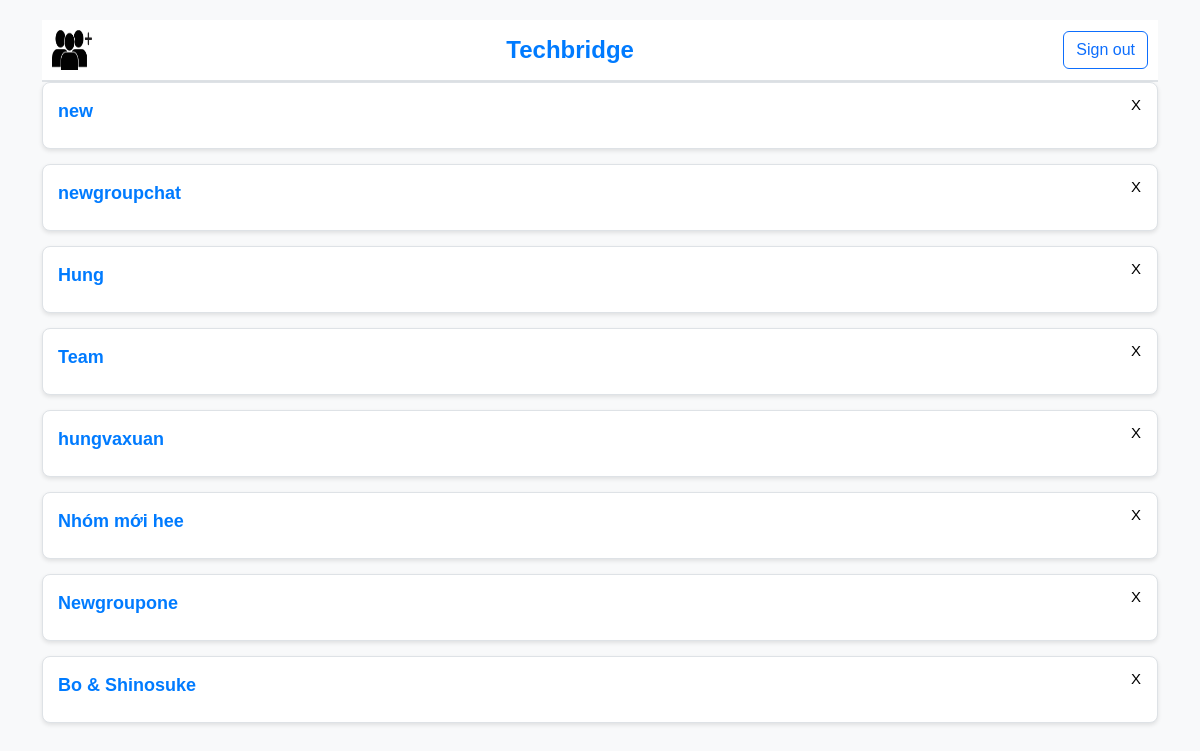
Before: /dashboard/ (signed in) with the older database file.
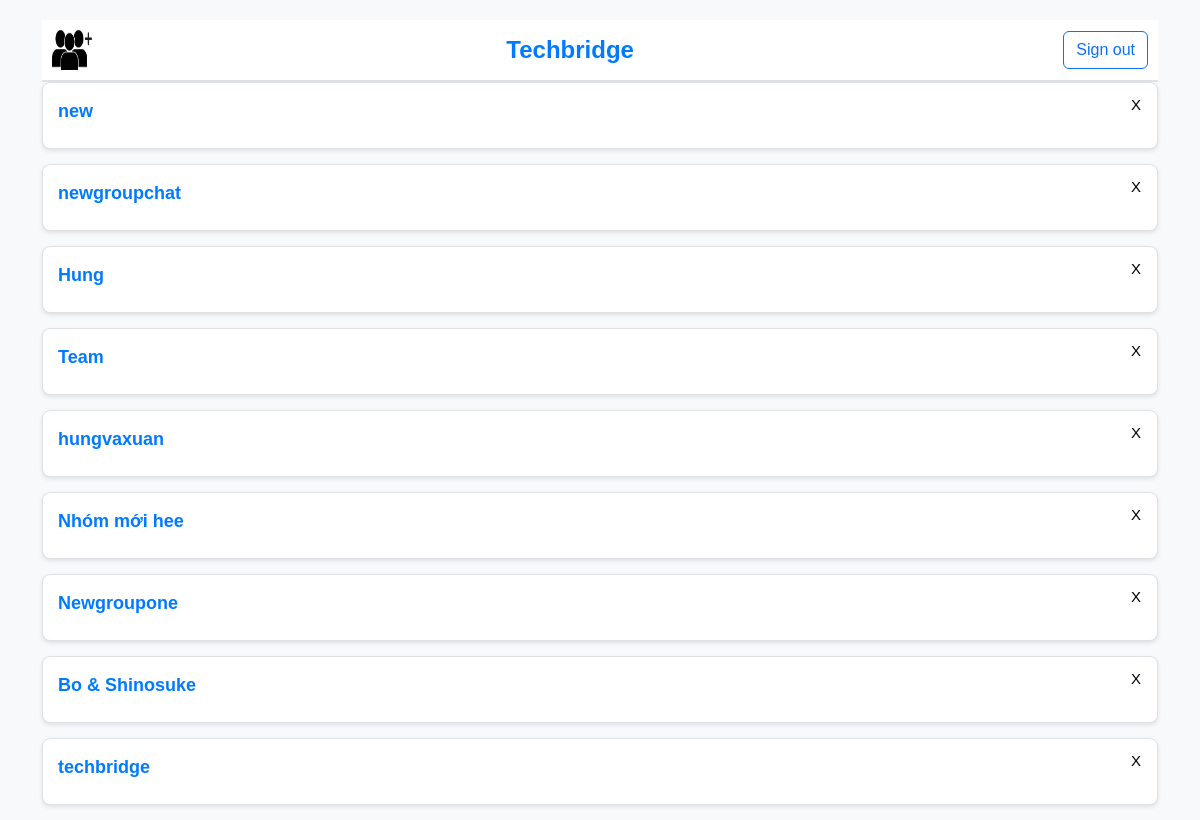
After: the same page with the newer database file.
### techbridge/models.py (models this page shows, shortened)
class Group(models.Model):
    group_name = models.CharField(max_length=255)
    latest_message_id = models.ForeignKey('GroupMessage', on_delete=models.SET_NULL, null=True, blank=True, related_name='latest_message_in_group')

### techbridge/views.py (the view)
# urls.py: path('dashboard/', views.dashboard, name='dashboard'),
@login_required
def dashboard(request):
    user_groups = Group.objects.filter(groupmember__user=request.user)
    return render(request, 'dashboard.html', {'groups': user_groups})

### templates/dashboard.html (shortened to what this page needs)
<!DOCTYPE html>
<html lang="en">
{% load static %}
<head>
    <link rel="stylesheet" href="https://cdn.jsdelivr.net/npm/bootstrap@5.2.3/dist/css/bootstrap.min.css">
    <link rel="stylesheet" href="https://cdnjs.cloudflare.com/ajax/libs/bootstrap-icons/1.5.0/font/bootstrap-icons.min.css">
</head>
<body>
    <div class="container">
        <div class="header">
            <div class="left">
                <a href="{% url 'create_groupchat' %}" class="btn btn-create-group">
                    <img src="{% static 'images/creategroup.png' %}" alt="Create Group">
                </a>
            </div>
            <div class="title">
                Techbridge
            </div>
            <div class="right">
                <form method="post" action="{% url 'logout' %}">
                    <button type="submit" class="btn btn-outline-primary btn-signout">Sign out</button>
                </form>
            </div>
        </div>
        {% for group in groups %}
            <a href="{% url 'chat'  group.id %}" class="group-card">
                <strong>{{ group.group_name }}</strong>
                <form action="{% url 'delete_group' group.id %}" method="post" style="display:inline;">
                    <button type="submit" class="close-button" onclick="return confirm('Are you sure you want to delete this group？');">X</button>
                </form>
            </a>
        {% endfor %}
    </div>
</body>
</html>

Changed rows visible on the page:
added Group: group_name "techbridge"
